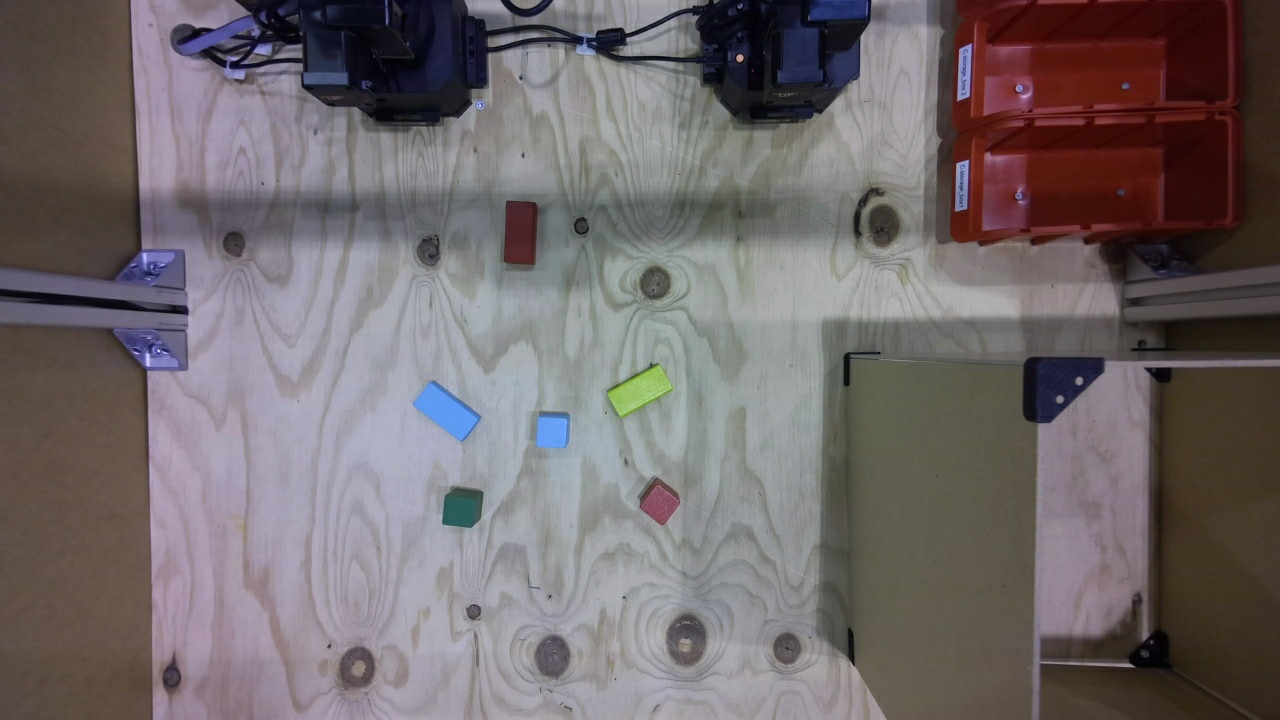
#> input picture src/group6_pkg/scripts/cv_image2.jpg, 1280 x 720 px, given in place of the camera
$ python color_detect.py
#> lines starting #> are read from the running program, lines starting #| are printed output that depends on the picture; after the words box and inside, x2 and y2 are one past the last pixel; in counts of white or black regions, pixels touching at a corner belong together
import numpy as np
import cv2

webcam = cv2.VideoCapture(0)

while(1):

    _, imageFrame = webcam.read()
#> imageFrame is the input picture: shape (720, 1280, 3); mean B, G, R 107.2, 105.3, 113.4
    hsvFrame = cv2.cvtColor(imageFrame, cv2.COLOR_BGR2HSV)
#> hsvFrame: shape (720, 1280, 3); mean H, S, V 80.5, 53.4, 118.5
    blue_lower = np.array([100, 100 , 100], np.uint8)
    blue_upper = np.array([125, 255 , 255], np.uint8)
    blue_mask = cv2.inRange(hsvFrame, blue_lower, blue_upper)
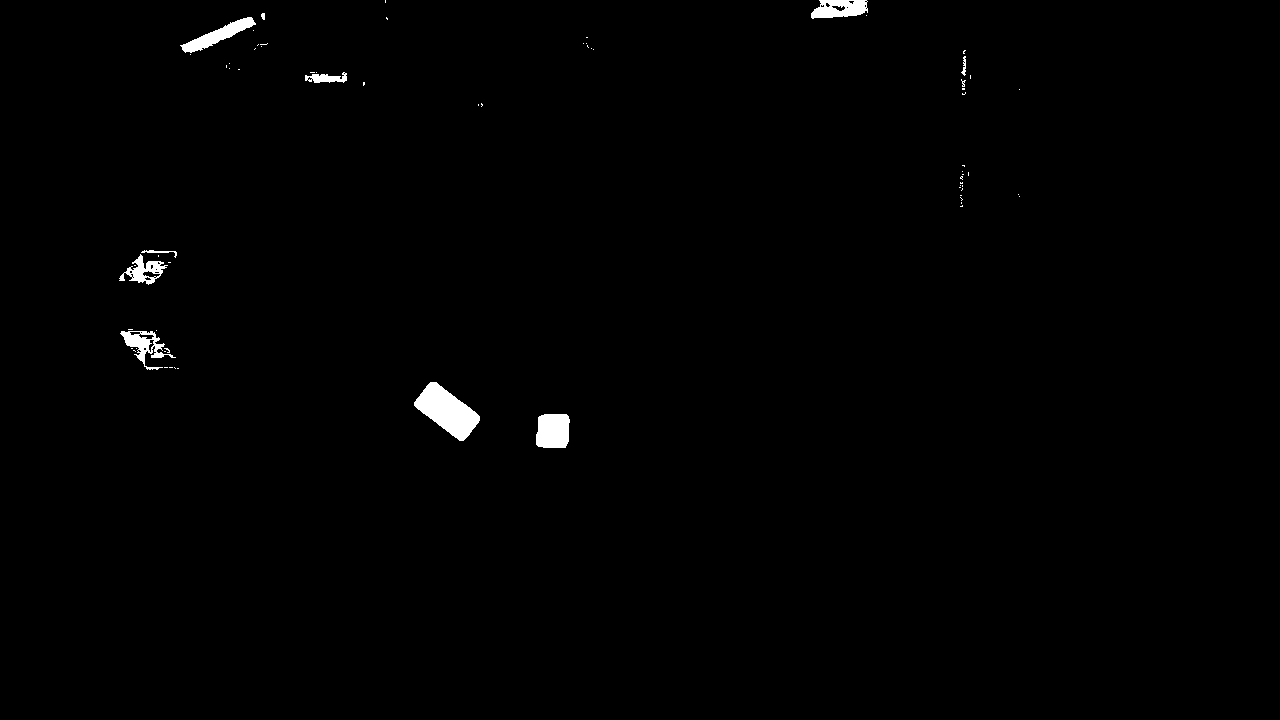
#> blue_mask: shape (720, 1280); 0.73% white; 70 white regions (60 under 20 px), largest, box (x1, y1, x2, y2) and area: (414, 382, 480, 441) 2026, (536, 414, 570, 448) 1053, (180, 17, 256, 53) 874

    kernel = np.ones((3, 3), "uint8")

    blue_mask = cv2.dilate(blue_mask, kernel)
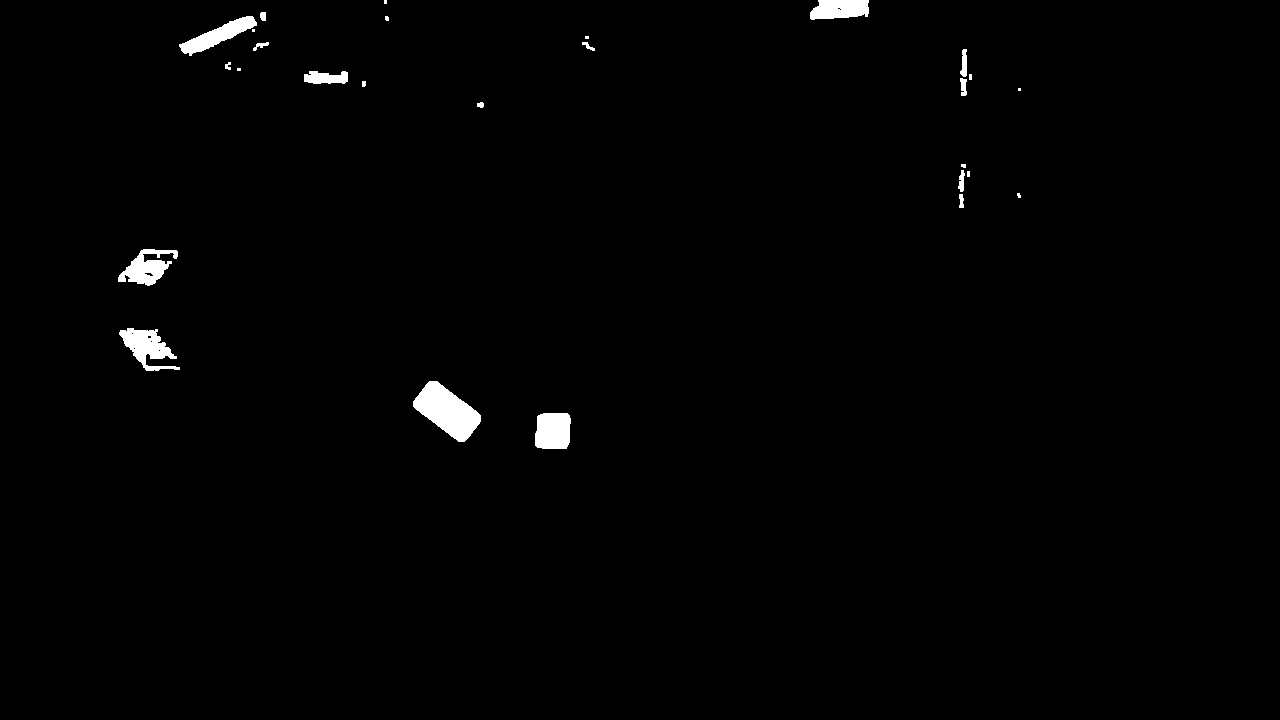
#> blue_mask: shape (720, 1280); 1% white; 27 white regions (10 under 20 px), largest, box (x1, y1, x2, y2) and area: (413, 381, 481, 442) 2280, (119, 328, 180, 371) 1287, (535, 413, 571, 449) 1193
    blue_mask = cv2.erode(blue_mask, kernel)
#> blue_mask: shape (720, 1280); 0.77% white; 37 white regions (26 under 20 px)

    res_blue = cv2.bitwise_and(imageFrame, imageFrame, mask = blue_mask)

    contours, hierarchy = cv2.findContours(blue_mask, cv2.RETR_TREE, cv2.CHAIN_APPROX_SIMPLE)
#> contours = 43 contours, 32 with area under 20; largest, box (x1, y1, x2, y2) and area: (414, 382, 480, 441) 1952, (536, 414, 570, 448) 994, (120, 329, 179, 370) 856, (180, 17, 256, 55) 802, (811, 0, 868, 19) 793

    for pic, contour in enumerate(contours):
        area = cv2.contourArea(contour)
        print(area)
        if(area > 300):
            x, y, w, h = cv2.boundingRect(contour)
            imageFrame = cv2.rectangle(imageFrame, (x,y), (x+w, y+h), (255, 0 , 0), 2)

            cv2.putText(imageFrame, "Blue Colour", (x, y), cv2.FONT_HERSHEY_SIMPLEX, 1.0, (255, 0, 0))
#> this loop made 43 passes
#> (area, x, y, w, h) on passes 1, 2, 4, 10, 39, 41: (993.5, 536, 414, 34, 34), (1952.5, 414, 382, 66, 59), (856.5, 120, 329, 59, 41), (725.5, 119, 250, 58, 35), (802, 180, 17, 76, 38), (793, 811, 0, 57, 19)
#> area on passes 7, 11, 24, 29, 42: 28, 52, 264, 44.5, 24
#| 993.5
#| 1952.5
#| 0.0
#| 856.5
#| 14.0
#| 14.0
#| 28.0
#| 14.0
#> (further printed lines are left out)
#> pass 1, `imageFrame = cv2.rectangle(imageFrame, (x,y), (x+w, y+h), (255, 0 , 0)..`:
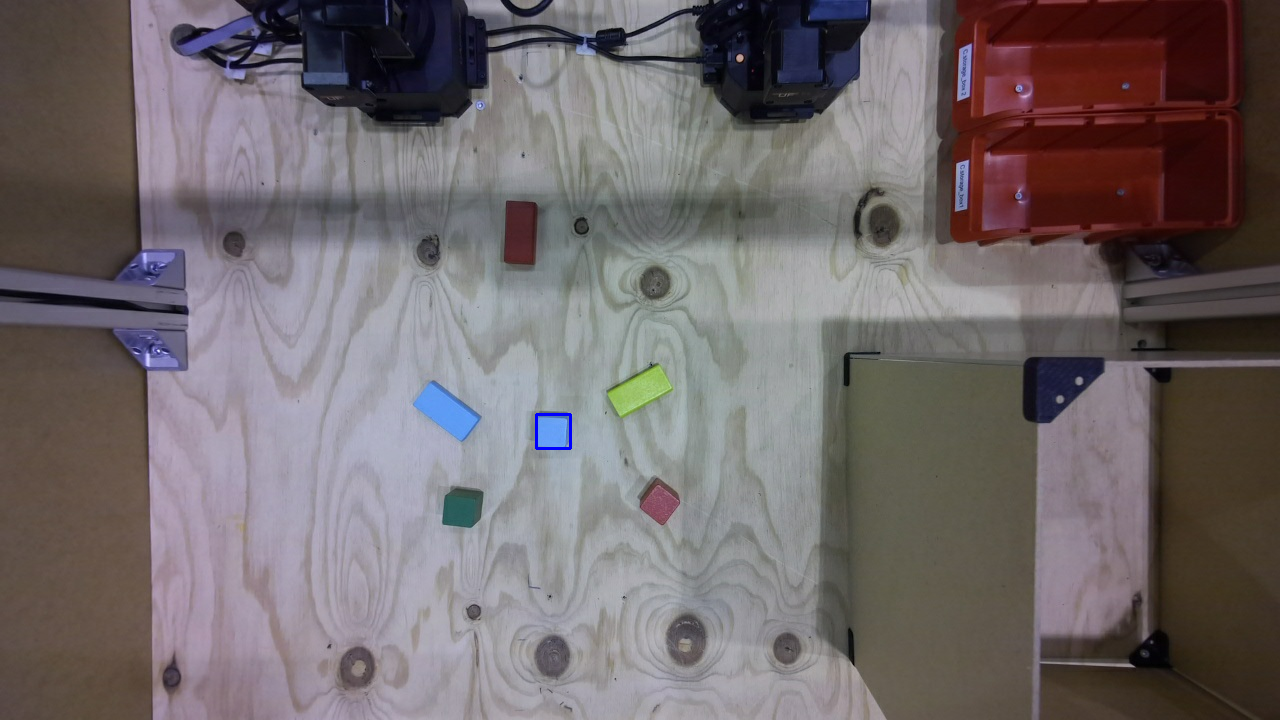
#> imageFrame: shape (720, 1280, 3); 0.04% of pixels changed, all inside (x1, y1, x2, y2) = (535, 413, 572, 450)
#> after the loop:
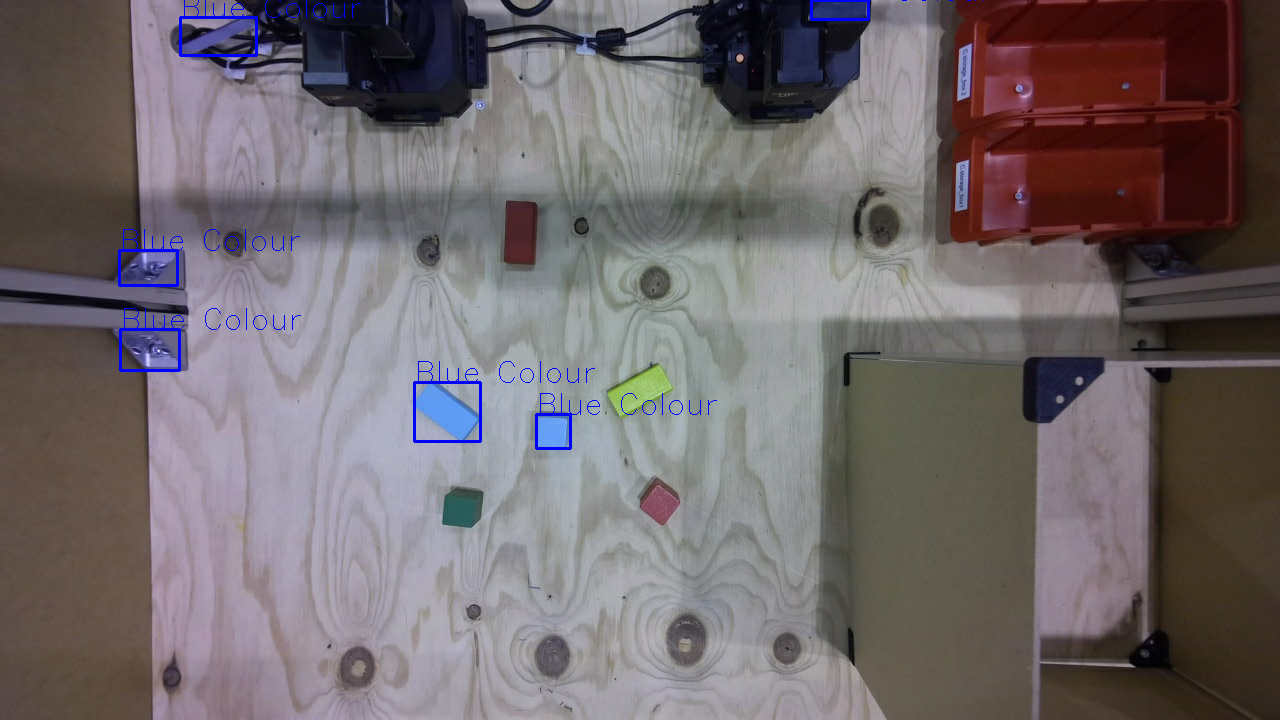
#> imageFrame: shape (720, 1280, 3); mean B, G, R 107.9, 104.7, 112.8

    cv2.imshow("Blue Colour in Real-Time", blue_mask)
    # cv2.imshow("Real-Time", imageFrame)
    cv2.waitKey(1)
